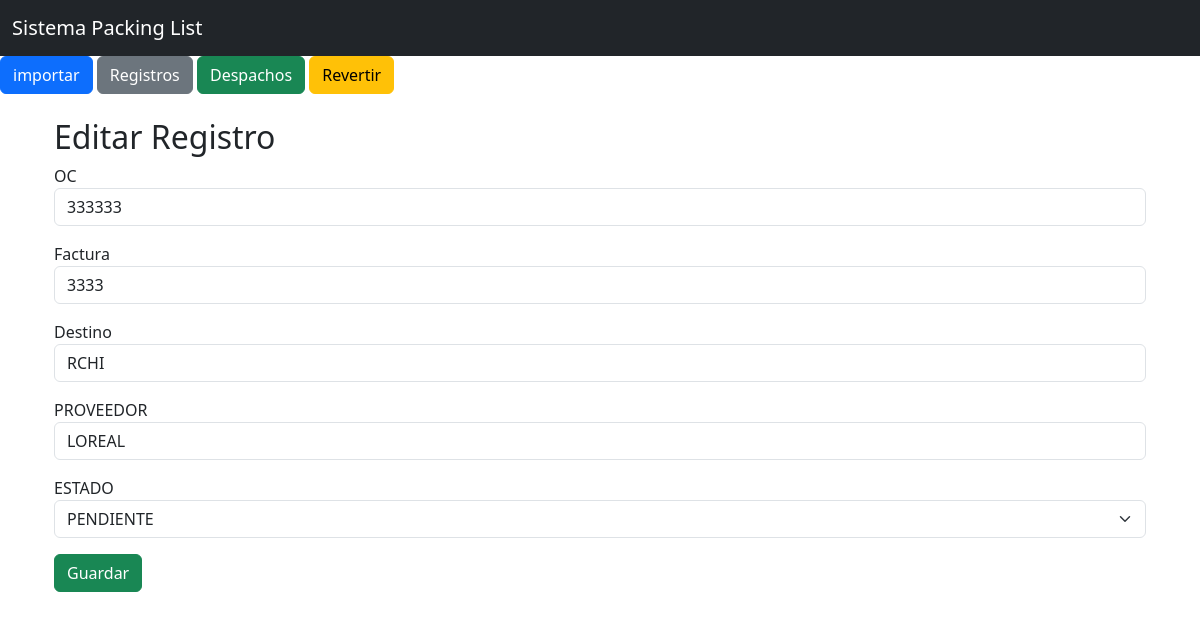
The page /editar/5 on the database as committed earlier.
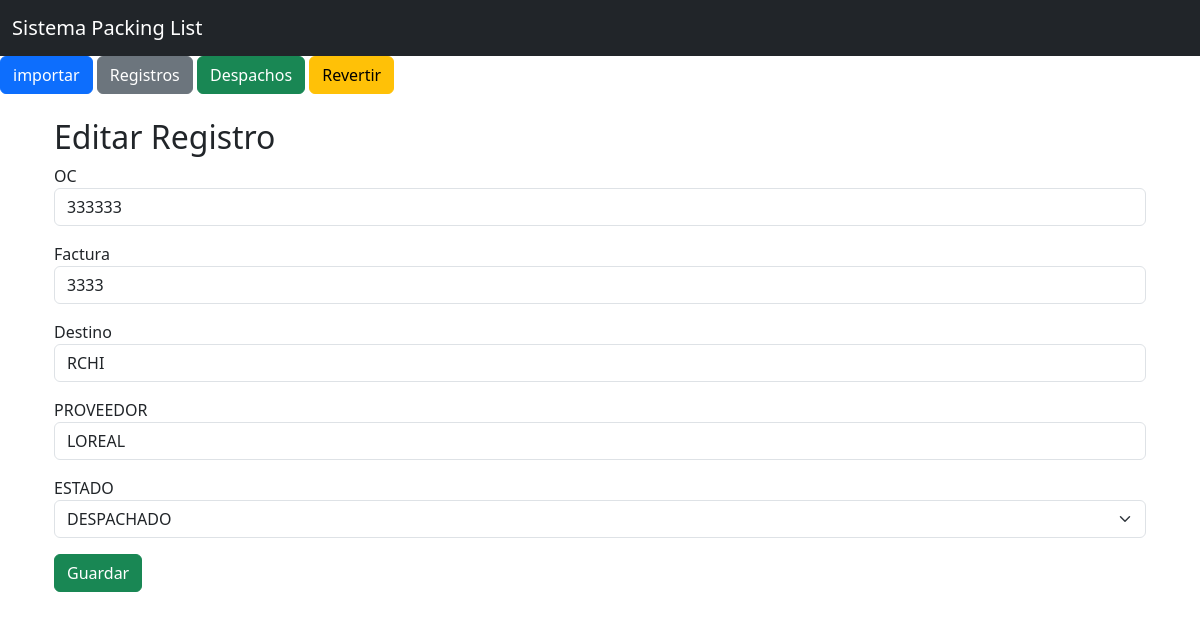
The same page on the database as committed later.
### models.py (models this page shows)
class Consolidado(db.Model):
    __tablename__ = "consolidado"
    id = db.Column(db.Integer, primary_key=True)
    oc = db.Column(db.String(50))
    factura = db.Column(db.String(50))
    destino = db.Column(db.String(20), nullable=False)
    proveedor = db.Column(db.String(150))
    bultos = db.Column(db.Integer, nullable=False)
    unidades = db.Column(db.String(50), nullable=False)
    tipo_carga = db.Column(db.String(50), nullable=False, default="NACIONAL")
    etiqueta = db.Column(db.String(150))
    observacion = db.Column(db.String(500))
    estado = db.Column(db.String(20), nullable=False, default="PENDIENTE")
    origen_archivo = db.Column(db.String(50), nullable=False)
    nombre_archivo = db.Column(db.String(255))
    fecha_carga = db.Column(db.DateTime)
    eliminado = db.Column(db.Boolean, nullable=False, default=False)
    fecha_eliminacion = db.Column(db.DateTime)
    fecha_despacho = db.Column(db.DateTime)

### app.py (the view, shortened to what this page needs)
@app.route("/editar/<int:id>", methods=["GET", "POST"])
def editar(id):
    registro = Consolidado.query.get_or_404(id)
    return render_template("editar.html", registro=registro)

### templates/editar.html
{%- extends "base.html" -%}
{%- block contenido -%}
<div class="container">
    <h2>Editar Registro</h2>
    <form method="POST">
        <div class="mb-3">
            <label>OC</label>
            <input type="text" name="oc" class="form-control" value="{{ registro.oc }}" readonly>
        </div>
        <div class="mb-3">
            <label>Factura</label>
            <input type="text" name="factura" class="form-control" value="{{ registro.factura }}">
        </div>
        <div class="mb-3">
            <label>Destino</label>
            <input type="text" name="destino" class="form-control" value="{{ registro.destino }}">
        </div>
        <div class="mb-3">
            <label>PROVEEDOR</label>
            <input type="text" name="proveedor" class="form-control" value="{{ registro.proveedor }}">
        </div>
        <div class="mb-3">
            <label>ESTADO</label>
            <select name="estado" class="form-select">
                <option value="PENDIENTE"{% if registro.estado == 'PENDIENTE' %} selected {% endif %}>PENDIENTE</option>
                <option value="DESPACHADO"{% if registro.estado == 'DESPACHADO' %} selected {% endif %}>DESPACHADO</option>
            </select>
        </div>
        <button type="submit" class="btn btn-success">Guardar</button>
    </form>
</div>
{%- endblock -%}

Rows that differ between the two databases and show on the page:
changed Consolidado "RCHI": estado "PENDIENTE" → "DESPACHADO"
